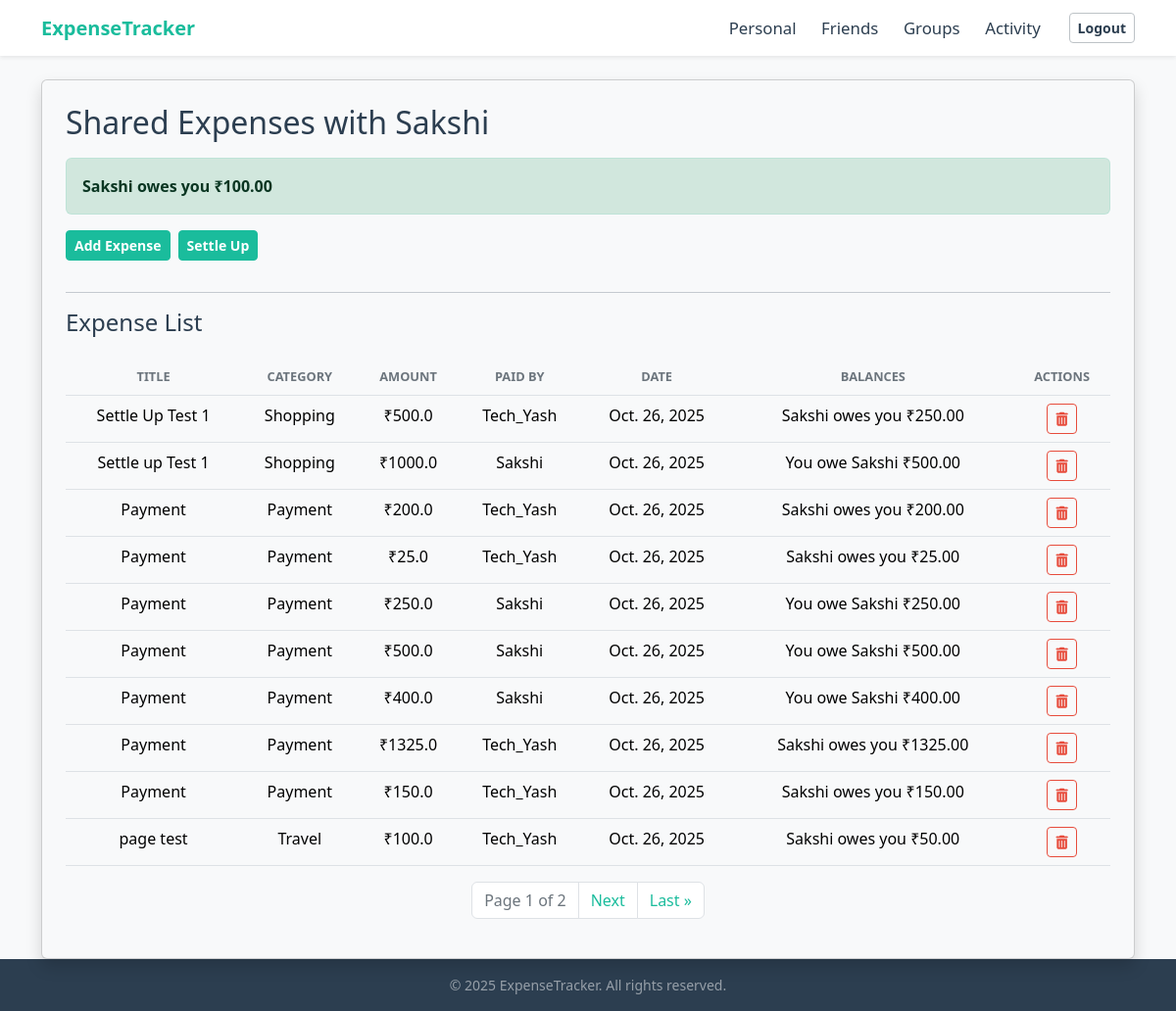
Screenshot of /tracker/friend_details/2/ (signed in) with the database file from the repository.
### tracker/models.py (models this page shows, shortened)
class UserRegistration(models.Model):
    name = models.CharField(max_length=100)
    email = models.CharField(max_length=100,unique=True)
    password = models.CharField(max_length=100)

class FriendExpense(models.Model):
    user = models.ForeignKey(UserRegistration, on_delete=models.CASCADE, related_name='friend_expense_owner')
    friend_user = models.ForeignKey(UserRegistration, on_delete=models.CASCADE, related_name='friend_expense_friend')
    title = models.CharField(max_length=200)
    amount = models.FloatField()
    category = models.CharField(max_length=80)
    date = models.DateField(auto_now_add=True)
    description = models.TextField(blank=True,null=True)
    paid_by = models.ForeignKey(UserRegistration, on_delete=models.CASCADE, related_name='paid_expenses',blank=True,null=True)
    amount_owed = models.FloatField(default=0) #Amount the user owes
    group = models.ForeignKey('Groups', on_delete=models.SET_NULL, blank=True, null=True, related_name="payments")

### tracker/views.py (the view)
# urls.py: path('friend_details/<int:friend_id>/',views.friend_details, name='friend_details'),
def friend_details(request, friend_id):
    if 'username' not in request.session:
        messages.error(request, "Please log in to access this page.")
        return redirect('login')
    user_id = request.session.get('user_id')
    user = get_object_or_404(UserRegistration, id=user_id)
    friend = get_object_or_404(UserRegistration, id=friend_id)
    all_expenses = FriendExpense.objects.filter(
        user=user,
        friend_user=friend
    ).order_by('-date')
    total_balance = all_expenses.aggregate(total=Sum('amount_owed'))['total'] or Decimal('0.00')
    total_expenses_sum = all_expenses.aggregate(total=Sum('amount'))['total'] or 0
    paginator = Paginator(all_expenses, 10) # 10 expenses per page
    page_number = request.GET.get('page')
    expenses_page_obj = paginator.get_page(page_number)
    context = {
        'friend': friend,
        'expenses_page_obj': expenses_page_obj, # Pass the paginated object
        'total_expenses': total_expenses_sum,
        'total_balance': total_balance,       # Pass the correct, simple balance
        'user': user,
    }
    return render(request, 'tracker/friend_details.html', context)

### tracker/templates/tracker/friend_details.html (shortened to what this page needs)
{% extends 'tracker/base.html' %}
{% load static %}
{% block content %}
<div class="card shadow p-4 mt-4">
    <h2 class="mb-0 fw-light">Shared Expenses with {{ friend.name }}</h2>
    {% if total_balance > 0.01 %}
        <div class="alert alert-success bg-success-subtle text-success-emphasis border border-success border-opacity-10 rounded mt-3" role="alert">
            <strong>{{ friend.name }} owes you ₹{{ total_balance|floatformat:2 }}</strong>
        </div>
    {% elif total_balance < -0.01 %}
        <div class="alert alert-danger bg-danger-subtle text-danger-emphasis border border-danger border-opacity-10 rounded mt-3" role="alert">
            <strong>You owe {{ friend.name }} ₹{{ total_balance|floatformat:2|cut:"-" }}</strong>
        </div>
    {% else %}
        <div class="alert alert-secondary bg-light text-muted border-0 rounded mt-3" role="alert">
            <strong>You are all settled up.</strong>
        </div>
    {% endif %}
    <div class="mb-3 d-flex align-items-center">
        <a href="{% url 'add_expense_with_friend' friend.id %}" class="btn btn-primary btn-sm me-2">Add Expense</a>
        <button type="button" class="btn btn-primary btn-sm" data-bs-toggle="modal" data-bs-target="#settleUpModal">
            Settle Up
        </button>
    </div>
    <hr>
    <h4 class="mb-0 fw-light">Expense List</h4><br>
    <table class="table table-hover">
        <thead class="table-light text-center">
            <tr>
                <th>Title</th>
                <th>Category</th>
                <th>Amount</th>
                <th>Paid By</th>
                <th>Date</th>
                <th>Balances</th>
                <th>Actions</th>
            </tr>
        </thead>
        <tbody>
            {% for expense in expenses_page_obj %}
            <tr>
                <td class="text-center">{{ expense.title }}</td>
                <td class="text-center">{{ expense.category }}</td>
                <td class="text-center">₹{{ expense.amount }}</td>
                <td class="text-center">{{ expense.paid_by.name }}</td>
                <td class="text-center">{{ expense.date }}</td>
                <td class="text-center">
                    {% if expense.amount_owed > 0 %}
                        {{ friend.name }} owes you ₹{{ expense.amount_owed|floatformat:2 }}
                    {% elif expense.amount_owed < 0 %}
                        You owe {{ friend.name }} ₹{{ expense.amount_owed|floatformat:2|cut:"-" }}
                    {% else %}
                        Settled
                    {% endif %}
                </td>
                <td class="text-center align-middle">
                    <form action="{% url 'delete_friend_expense' expense.id %}" method="POST"
                    onsubmit="return confirm('Are you sure you want to delete this expense? This action cannot be undone.');"
                    class="d-inline">
                    <button type="submit" class="btn btn-sm btn-outline-danger" title="Delete Expense">
                        <i class="fas fa-trash-alt"></i>
                    </button>
                    </form>
                </td>
            </tr>
            {% empty %}
                <tr>
                    <td colspan="7" class="text-center">No Expenses added</td>
                </tr>
            {% endfor %}
        </tbody>
    </table>
    <nav aria-label="Expenses navigation">
        <ul class="pagination justify-content-center">
            <li class="page-item disabled">
                <span class="page-link">Page {{ expenses_page_obj.number }} of {{ expenses_page_obj.paginator.num_pages }}</span>
            </li>
            {% if expenses_page_obj.has_next %}
                <li class="page-item"><a class="page-link" href="?page={{ expenses_page_obj.next_page_number }}">Next</a></li>
                <li class="page-item"><a class="page-link" href="?page={{ expenses_page_obj.paginator.num_pages }}">Last &raquo;</a></li>
            {% endif %}
        </ul>
    </nav>
</div>
{% endblock %}

### tracker/static/tracker/css/custom.css (style rules this page uses)
:root { --bs-primary: #1ABC9C !important; --bs-primary-rgb: 26, 188, 156 !important; --bs-primary-darker: #16a085; --bs-danger: #E74C3C; --bs-danger-rgb: 231, 76, 60; --bs-danger-darker: #c0392b; --bs-success: #1ABC9C !important; --bs-success-rgb: 26, 188, 156 !important; --bs-info: #3498db; --bs-warning: #f39c12; --bs-body-color: #2C3E50; --bs-body-bg: #F8F9FA; --bs-light: #F8F9FA; --bs-light-rgb: 248, 249, 250; --bs-dark: #2C3E50; --bs-dark-rgb: 44, 62, 80; --bs-white: #FFFFFF; --bs-white-rgb: 255, 255, 255; --bs-card-border-color: transparent; --bs-card-bg: #FFFFFF; --bs-secondary-text-emphasis: #555; --bs-link-color: var(--bs-primary); --bs-link-hover-color: var(--bs-primary-darker); }
body { color: var(--bs-body-color); background-color: var(--bs-body-bg); }
h1, h2, h3, h4, h5, h6 { color: var(--bs-body-color); font-weight: 600; }
a { color: var(--bs-link-color); text-decoration: none; }
.btn { --bs-btn-color: var(--bs-white); --bs-btn-hover-color: var(--bs-white); --bs-btn-active-color: var(--bs-white); --bs-btn-font-weight: 600; }
.btn-primary { --bs-btn-bg: var(--bs-primary); --bs-btn-border-color: var(--bs-primary); --bs-btn-hover-bg: var(--bs-primary-darker); --bs-btn-hover-border-color: var(--bs-primary-darker); --bs-btn-color: #fff; --bs-btn-hover-color: #fff; }
.btn-outline-danger { --bs-btn-color: var(--bs-danger); --bs-btn-border-color: var(--bs-danger); --bs-btn-hover-bg: var(--bs-danger); --bs-btn-hover-border-color: var(--bs-danger); --bs-btn-hover-color: #fff; }
.card .pagination .page-link, .container .pagination .page-link { color: var(--bs-primary) !important; border-color: #dee2e6 !important; background-color: var(--bs-white) !important; box-shadow: none !important; }
.card .pagination .page-item.disabled .page-link, .container .pagination .page-item.disabled .page-link { color: #6c757d !important; background-color: var(--bs-white) !important; border-color: #dee2e6 !important; }
.table thead th { color: #6c757d; font-size: 0.8rem; text-transform: uppercase; border-bottom: 1px solid #dee2e6; font-weight: 600; }

### rows the page displays
UserRegistration: name "Sakshi"
FriendExpense: title "Settle Up Test 1", category "Shopping", amount "500.0", paid_by.name "Tech_Yash", date "Oct. 26, 2025", amount_owed "250.00"
FriendExpense: title "Settle up Test 1", category "Shopping", amount "1000.0", paid_by.name "Sakshi", date "Oct. 26, 2025", amount_owed "500.00"
FriendExpense: title "Payment", category "Payment", amount "200.0", paid_by.name "Tech_Yash", date "Oct. 26, 2025", amount_owed "200.00"
FriendExpense: title "Payment", category "Payment", amount "25.0", paid_by.name "Tech_Yash", date "Oct. 26, 2025", amount_owed "25.00"
FriendExpense: title "Payment", category "Payment", amount "250.0", paid_by.name "Sakshi", date "Oct. 26, 2025", amount_owed "250.00"
FriendExpense: title "Payment", category "Payment", amount "500.0", paid_by.name "Sakshi", date "Oct. 26, 2025", amount_owed "500.00"
FriendExpense: title "Payment", category "Payment", amount "400.0", paid_by.name "Sakshi", date "Oct. 26, 2025", amount_owed "400.00"
FriendExpense: title "Payment", category "Payment", amount "1325.0", paid_by.name "Tech_Yash", date "Oct. 26, 2025", amount_owed "1325.00"
FriendExpense: title "Payment", category "Payment", amount "150.0", paid_by.name "Tech_Yash", date "Oct. 26, 2025", amount_owed "150.00"
FriendExpense: title "page test", category "Travel", amount "100.0", paid_by.name "Tech_Yash", date "Oct. 26, 2025", amount_owed "50.00"

### other values shown
{{ total_balance|floatformat:2 }} "100.00"
{{ expenses_page_obj.number }} "1"
{{ expenses_page_obj.paginator.num_pages }} "2"
